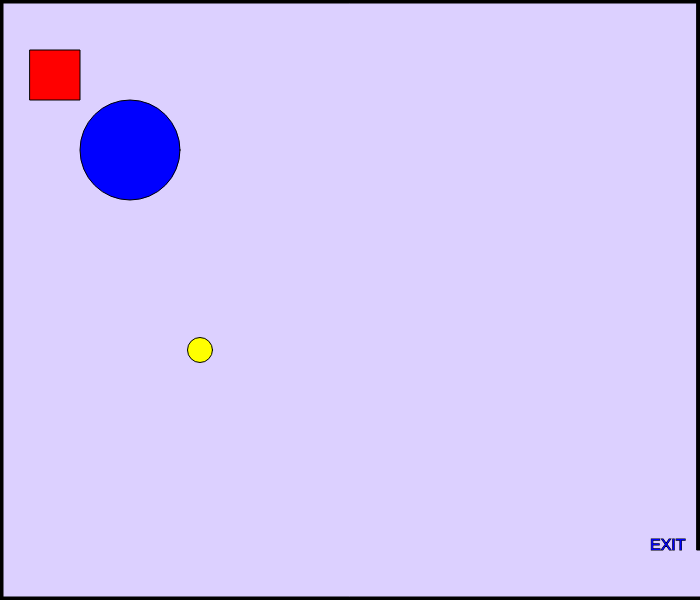
Frame 1 (no input)
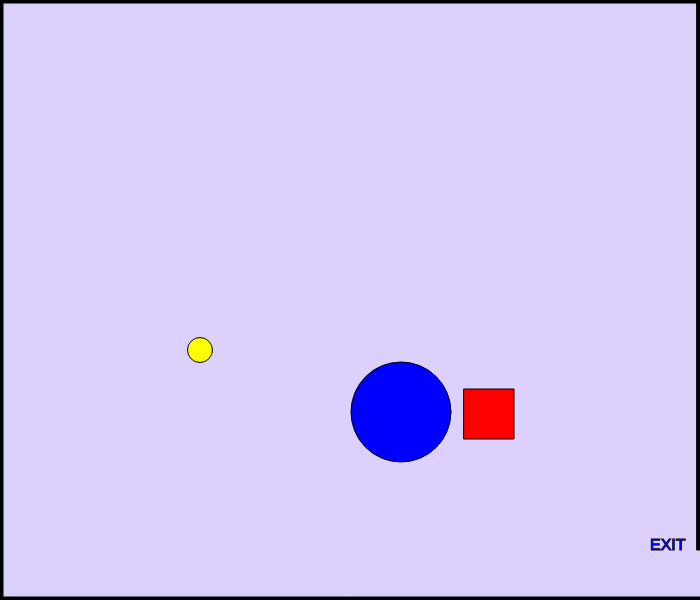
Frame 60 (no input)
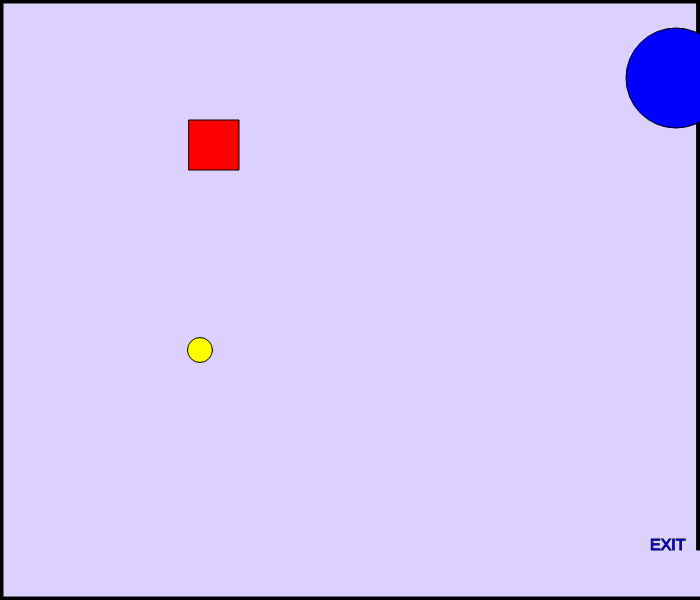
Frame 120 (the mouse pressed at the canvas centre since frame 60)

The p5.js sketch that drew these frames (run headless with seeded random() and noise() and a simulated clock; from frame 60 on, the mouse is pressed at the canvas centre):

// p5.js sketch
// ── sketch.js
//x and y player
var playerX = 100;
var playerY = 100;

//keycodes
var w = 87;
var s = 83;
var a = 65;
var d = 68;

//shape
var squareX = 30;
var squareY = 50;
var squareXspeed;
var squareYspeed;

var circleX = 130;
var circleY = 150;
var circleXspeed;
var circleYspeed;

// mouse shape
var mouseShapeX;
var mouseShapeY;

function setup()
{
    createCanvas(700, 600);
    
    shapeXSpeed = Math.floor(Math.random() * (Math.floor(Math.random() * 5)) + 1);
    shapeYSpeed = Math.floor(Math.random() * (Math.floor(Math.random() * 5)) + 1);
    createCharacter(200,350);
  
}

function draw()
{
    background(220,208,255);
    stroke(0);
    fill(0);
    createBorders(3);
    mouseCircle();
    YouWin();
    enemyFill();
    exitSign();
    drawCharacter();
    characterMovement();
    enemyMovement();  
}

function enemyMovement(){
       //speed
     squareXSpeed = Math.floor(Math.random() * (Math.floor(Math.random() * 5)) - 5);
     squareYSpeed = Math.floor(Math.random() * (Math.floor(Math.random() * 5)) + 5);

    circleXSpeed = Math.floor(Math.random() * (Math.floor(Math.random() * 5)) + 3);
    circleYSpeed = Math.floor(Math.random() * (Math.floor(Math.random() * 5)) + 3);
  
  
    // movement
    squareX += squareXSpeed;
    squareY += squareYSpeed;
    if(squareX > width)
    {
        squareX = 0;
    }
    else if(squareX < 0)
    {
        squareX = width;
    }
    else if(squareY > height)
    {
        squareY = 0;
    }
    else if(squareY < 0)
    {
        squareY = height;
    }

    circleX -= squareXSpeed;
    circleY -= squareYSpeed;
    if(circleX > width)
    {
        circleX = 0;
    }
    else if(circleX < 0)
    {
        circleX = width;
    }
    else if(circleY > height)
    {
        circleY = 0;
    }
    else if(circleY < 0)
    {
        circleY = height;
    }
}

function exitSign(){
      // exit
    textSize(16);
    text("EXIT", width-50,height-50)
}

function enemyFill(){
    
    fill(255,0,0);
    square(squareX, squareY, 50);
  
    fill(0,0,255);
    circle(circleX, circleY, 100);
}

function YouWin(){
      // You Win!
    if(characterX > width && characterY > width -155 )
    {
        fill(0);
        stroke(5);
        textSize(26);
        text("You Win!", width/2-50, height/2-50);
    }
}

function characterMovement()
{
    if(keyIsDown(w))
    {
        characterY -= 10;   
    }
    else if(keyIsDown(s))
    {
        characterY += 10;   
    }
    else if(keyIsDown(a))
    {
        characterX -= 10;   
        console.log("movement: " + characterX);
    }
    else if(keyIsDown(d))
    {
        characterX += 10;   
    }
}
function createCharacter(x,y)
{
    characterX = x;
    characterY = y;
    console.log(characterX);

}

function drawCharacter()
{
    fill(255,255,0);
    circle(characterX,characterY,25);
}
function createBorders(thickness)
{
    // top border
    rect(0,0,width,thickness);
    // left border
    rect(0,0,thickness,height);
    // bottom border
    rect(0, height-thickness,width, thickness);
    // right border
    rect(width-thickness,0,thickness,height-50);
}

function mouseCircle(){
      fill(0,255,0);
    circle(mouseShapeX, mouseShapeY, 60);
}

function mouseClicked()
{
    mouseShapeX = mouseX;
    mouseShapeY = mouseY;
}
